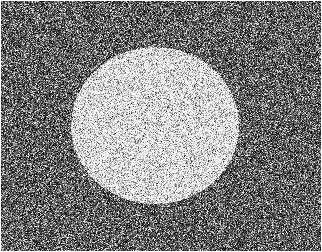
%> input picture Noisegray50%Gaussian.png, 322 x 252 px
$ octave Deteksi_Objek_Part7.m   (GNU Octave 9; MATLAB toolbox functions it lacks are replaced by stand-ins)
%> lines starting %> are read from the running program, lines starting %| are printed output that depends on the picture
clear all;
I = imread('Noisegray50%Gaussian.png');
%> I is the input picture: size 252x322 uint8; min 0, max 255, mean 129

s = input('Masukkan nilai standar deviasi : ');
%> the answer given: 3
A = -(1/(2*pi*s^2));
C = (2*s^2);
for i=1:7
    for j=1:7
        bx(i,j) = (i-4)*A*exp(-((i-4)^2 + (j-4)^2)/C);
        by(i,j) = (j-4)*A*exp(-((i-4)^2 + (j-4)^2)/C);
    end
end
Iprim = abs(conv2(double(I),bx,'same'))+abs(conv2(double(I),by,'same'));
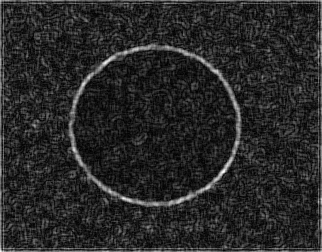
%> Iprim: size 252x322 double; min 0.0434, max 96.1, mean 15.2; drawn with min black and max white
figure(1), imshow(I);
figure(2), imshow(uint8(Iprim));
%> after `imshow(uint8(Iprim))`:
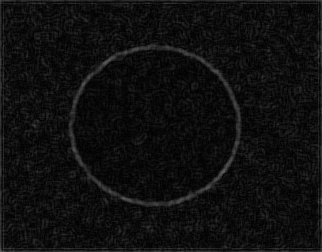
%> displayed picture: size 252x322, on the screen's scale of 0 to 255; min 0, max 96, mean 15.2
